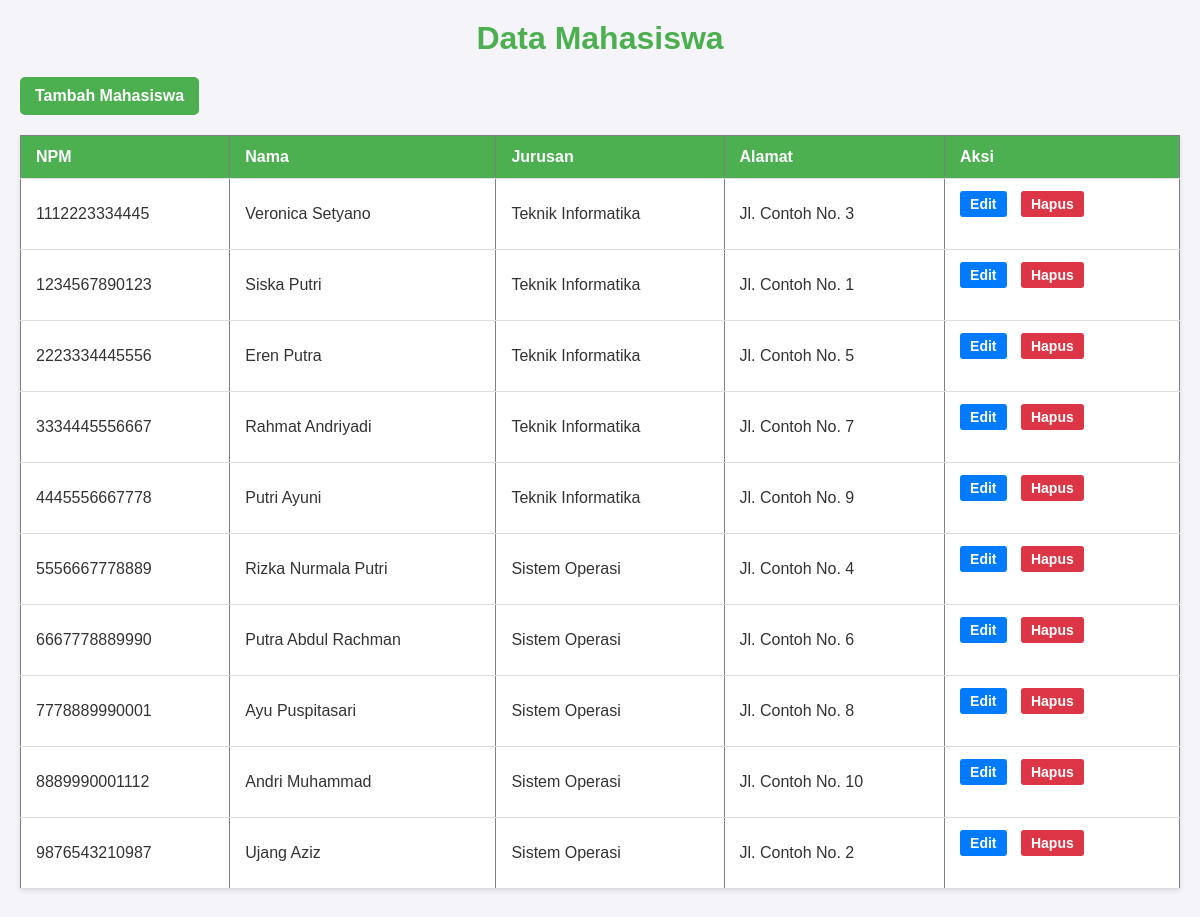
Page /Mahasiswa/index.php on the committed database.
### tables this page shows
CREATE TABLE kuliah_mahasiswa (
    npm CHAR(13) PRIMARY KEY,
    nama VARCHAR(50) NOT NULL,
    jurusan ENUM('Teknik Informatika', 'Sistem Operasi') NOT NULL,
    alamat TEXT NOT NULL
);

### Mahasiswa/index.php (the view, shortened to what this page needs)
<?php
include '../db.php';
$stmt = $conn->query("SELECT * FROM kuliah_mahasiswa");
$mahasiswa = $stmt->fetchAll(PDO::FETCH_ASSOC);
?>
<!DOCTYPE html>
<html>
<head>
    <link rel="stylesheet" href="../css/style.css">
</head>
<body>
    <h1>Data Mahasiswa</h1>
    <a href="create.php">Tambah Mahasiswa</a>
    <table border="1">
        <tr>
            <th>NPM</th>
            <th>Nama</th>
            <th>Jurusan</th>
            <th>Alamat</th>
            <th>Aksi</th>
        </tr>
        <?php foreach ($mahasiswa as $row): ?>
        <tr>
            <td><?= htmlspecialchars($row['npm']) ?></td>
            <td><?= htmlspecialchars($row['nama']) ?></td>
            <td><?= htmlspecialchars($row['jurusan']) ?></td>
            <td><?= htmlspecialchars($row['alamat']) ?></td>
            <td>
                <a href="edit.php?npm=<?= $row['npm'] ?>" class="edit">Edit</a>
                <a href="delete.php?npm=<?= $row['npm'] ?>" class="delete" onclick="return confirm('Yakin hapus?')">Hapus</a>
            </td>
        </tr>
        <?php endforeach; ?>
    </table>
</body>
</html>

### css/style.css (style rules this page uses)
body, h1, h2, table, tr, td, th { margin: 0; padding: 0; box-sizing: border-box; }
body { font-family: Arial, sans-serif; background-color: #f4f4f9; color: #333; padding: 20px; }
h1 { text-align: center; color: #4CAF50; margin-bottom: 20px; }
a { display: inline-block; margin-bottom: 20px; padding: 10px 15px; background-color: #4CAF50; color: white; text-decoration: none; border-radius: 5px; font-weight: bold; }
table { width: 100%; border-collapse: collapse; margin-bottom: 20px; background-color: white; box-shadow: 0 2px 5px rgba(0, 0, 0, 0.1); }
th, td { padding: 12px 15px; text-align: left; border-bottom: 1px solid #ddd; }
th { background-color: #4CAF50; color: white; font-weight: bold; }
td a { margin-right: 10px; padding: 5px 10px; border-radius: 3px; text-decoration: none; color: white; font-size: 14px; }
td a.edit { background-color: #007BFF; }
td a.delete { background-color: #DC3545; }

### rows in the picture
kuliah_mahasiswa: npm "1112223334445", nama "Veronica Setyano", jurusan "Teknik Informatika", alamat "Jl. Contoh No. 3"
kuliah_mahasiswa: npm "1234567890123", nama "Siska Putri", jurusan "Teknik Informatika", alamat "Jl. Contoh No. 1"
kuliah_mahasiswa: npm "2223334445556", nama "Eren Putra", jurusan "Teknik Informatika", alamat "Jl. Contoh No. 5"
kuliah_mahasiswa: npm "3334445556667", nama "Rahmat Andriyadi", jurusan "Teknik Informatika", alamat "Jl. Contoh No. 7"
kuliah_mahasiswa: npm "4445556667778", nama "Putri Ayuni", jurusan "Teknik Informatika", alamat "Jl. Contoh No. 9"
kuliah_mahasiswa: npm "5556667778889", nama "Rizka Nurmala Putri", jurusan "Sistem Operasi", alamat "Jl. Contoh No. 4"
kuliah_mahasiswa: npm "6667778889990", nama "Putra Abdul Rachman", jurusan "Sistem Operasi", alamat "Jl. Contoh No. 6"
kuliah_mahasiswa: npm "7778889990001", nama "Ayu Puspitasari", jurusan "Sistem Operasi", alamat "Jl. Contoh No. 8"
kuliah_mahasiswa: npm "8889990001112", nama "Andri Muhammad", jurusan "Sistem Operasi", alamat "Jl. Contoh No. 10"
kuliah_mahasiswa: npm "9876543210987", nama "Ujang Aziz", jurusan "Sistem Operasi", alamat "Jl. Contoh No. 2"
